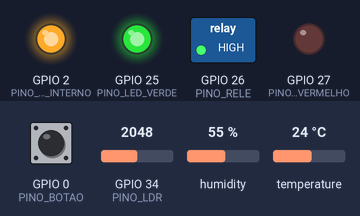
Bench run of a program on a simulated ESP32. Shown: switched loads named in the program (green lamp = pin HIGH), output pins drawn as LEDs (lit = HIGH). Inputs (shaded band) come from the test bench; at power-on: GPIO 0 (PINO_BOTAO) HIGH, GPIO 34 (PINO_LDR) = 2048, humidity 55 %, temperature 24 °C. WiFi joins after 1.5 s; servers stay silent unless stated; uploads are accepted with an empty reply; what the program prints to the serial monitor is not drawn.

Above: at 3.2 s.
3.3 s: GPIO 0 (PINO_BOTAO) pulled LOW for 2.3 s
At 4.1 s:
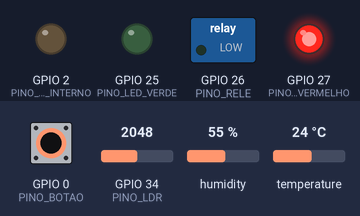
7.1 s: GPIO 0 (PINO_BOTAO) pulled LOW for 2.3 s
At 8.2 s:
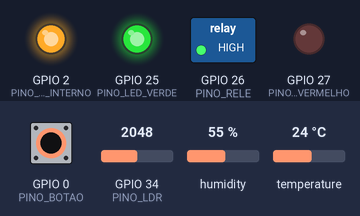
Timing chart, 0 to 10.1 s (numbered marks = the images above; inputs shaded):
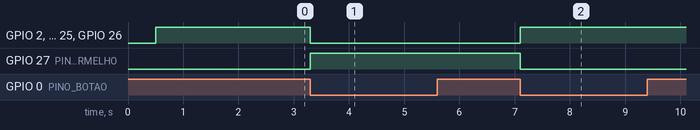

Measured:
- after the input at 3.3 s, GPIO 2 (PINO_LED_INTERNO), GPIO 25 (PINO_LED_VERDE), GPIO 26 (PINO_RELE): HIGH → LOW at once; GPIO 27 (PINO_LED_VERMELHO): LOW → HIGH at once
- after the input at 7.1 s, GPIO 2 (PINO_LED_INTERNO), GPIO 25 (PINO_LED_VERDE), GPIO 26 (PINO_RELE): LOW → HIGH at once; GPIO 27 (PINO_LED_VERMELHO): HIGH → LOW at once

The program:

main.cpp
```cpp
#include <WiFi.h>
#include <HTTPClient.h>
#include <ArduinoJson.h>
#include <DHT.h>
#include <ArduinoOTA.h>

// ============================================================================
// 1. CONFIGURAÇÕES DE REDE (SÓ MEXA AQUI SE O WI-FI OU O IP DO BACKEND MUDAR)
// ============================================================================
const char *ssid = "SENAI-DEV2";
const char *password = "desenvolvimento";

// Troque apenas o IP abaixo pelo IPv4 do PC onde o server.js estiver rodando:
const char *serverUrl = "http://192.168.0.103:3000/api/telemetria";

// Senha e nome para gravação sem cabo (OTA Local)
const char *otaHostname = "esp32-grupo07-mestre";
const char *otaPassword = "senai123";

// ============================================================================
// 2. PINAGEM DO HARDWARE (CONFORME SUA MONTAGEM)
// ============================================================================
#define PINO_DHT 4
#define PINO_LDR 34
#define PINO_BOTAO 0
#define PINO_LED_INTERNO 2
#define PINO_RELE 26
#define PINO_LED_VERDE 25
#define PINO_LED_VERMELHO 27

// Se o seu sensor DHT físico for o AZUL (DHT11), troque DHT22 por DHT11 abaixo:
DHT dht(PINO_DHT, DHT22);

// ============================================================================
// 3. VARIÁVEIS DE CONTROLE
// ============================================================================
volatile bool aulaAtiva = true;
volatile bool cliqueDetectado = false;
volatile unsigned long ultimaInterrupcao = 0;

unsigned long ultimoEnvio = 0;
unsigned long ultimoClique = 0;
unsigned long ultimaTentativaWifi = 0;

void atualizarSaidasFisicas();
void enviarTelemetria(bool comandoManual);
void configurarOTA();

// Interrupção instantânea quando você aperta o botão físico
void IRAM_ATTR aoPressionarBotao()
{
  unsigned long agora = millis();
  if (agora - ultimaInterrupcao > 250)
  {
    aulaAtiva = !aulaAtiva;
    cliqueDetectado = true;
    ultimaInterrupcao = agora;

    digitalWrite(PINO_LED_VERDE, aulaAtiva ? HIGH : LOW);
    digitalWrite(PINO_LED_VERMELHO, aulaAtiva ? LOW : HIGH);
    digitalWrite(PINO_LED_INTERNO, aulaAtiva ? HIGH : LOW);
    digitalWrite(PINO_RELE, aulaAtiva ? HIGH : LOW);
  }
}

void configurarOTA()
{
  ArduinoOTA.setHostname(otaHostname);
  ArduinoOTA.setPassword(otaPassword);

  ArduinoOTA.onStart([]() {
    Serial.println("\n[OTA] Iniciando atualizacao via Wi-Fi...");
  });
  ArduinoOTA.onEnd([]() {
    Serial.println("\n[OTA] Concluido! Reiniciando ESP32...");
  });
  ArduinoOTA.onError([](ota_error_t error) {
    Serial.printf("[OTA] Erro [%u]\n", error);
  });

  ArduinoOTA.begin();
  Serial.println("[OTA] Ativo na rede local (" + String(otaHostname) + ".local)");
}

// ============================================================================
// 4. INICIALIZAÇÃO (SETUP)
// ============================================================================
void setup()
{
  Serial.begin(115200);
  delay(500);
  dht.begin();

  pinMode(PINO_BOTAO, INPUT_PULLUP);
  pinMode(PINO_LED_INTERNO, OUTPUT);
  pinMode(PINO_RELE, OUTPUT);
  pinMode(PINO_LED_VERDE, OUTPUT);
  pinMode(PINO_LED_VERMELHO, OUTPUT);

  atualizarSaidasFisicas();
  attachInterrupt(digitalPinToInterrupt(PINO_BOTAO), aoPressionarBotao, FALLING);

  WiFi.mode(WIFI_STA);
  WiFi.begin(ssid, password);
  Serial.print("Conectando ao Wi-Fi");
  while (WiFi.status() != WL_CONNECTED)
  {
    delay(500);
    Serial.print(".");
  }
  Serial.println("\nConectado! IP do ESP32: " + WiFi.localIP().toString());

  configurarOTA();
}

// ============================================================================
// 5. LOOP PRINCIPAL
// ============================================================================
void loop()
{
  ArduinoOTA.handle();

  // Reconecta sozinho se o Wi-Fi cair
  if (WiFi.status() != WL_CONNECTED)
  {
    if (millis() - ultimaTentativaWifi > 5000)
    {
      ultimaTentativaWifi = millis();
      Serial.println("[WIFI] Conexao perdida! Tentando reconectar...");
      WiFi.disconnect();
      WiFi.reconnect();
    }
    return;
  }

  // Envia imediatamente se você apertou o botão físico
  if (cliqueDetectado)
  {
    cliqueDetectado = false;
    ultimoClique = millis();
    Serial.println("[BOTAO] Chave Geral pressionada -> " + String(aulaAtiva ? "AULA ATIVA" : "ENCERRADA"));
    enviarTelemetria(true);
    ultimoEnvio = millis();
  }

  // Lê os sensores e envia para o servidor a cada 2 segundos
  if (millis() - ultimoEnvio > 2000)
  {
    ultimoEnvio = millis();
    enviarTelemetria(false);
  }
}

void atualizarSaidasFisicas()
{
  digitalWrite(PINO_LED_VERDE, aulaAtiva ? HIGH : LOW);
  digitalWrite(PINO_LED_VERMELHO, aulaAtiva ? LOW : HIGH);
  digitalWrite(PINO_LED_INTERNO, aulaAtiva ? HIGH : LOW);
  digitalWrite(PINO_RELE, aulaAtiva ? HIGH : LOW);
}

// ============================================================================
// 6. LEITURA DOS SENSORES E COMUNICAÇÃO COM O BACKEND
// ============================================================================
void enviarTelemetria(bool comandoManual)
{
  float temp = dht.readTemperature();
  float umid = dht.readHumidity();
  int luzBruta = analogRead(PINO_LDR);
  int luzPorcentagem = map(luzBruta, 0, 4095, 0, 100);

  // Proteção contra falha de leitura do DHT (Bug Hunt - Teste 4)
  if (isnan(temp) || isnan(umid))
  {
    Serial.println("[AVISO] Falha ao ler DHT no GPIO 4 (NaN)! Usando valor seguro.");
    temp = 24.0;
    umid = 50.0;
  }

  // Mostra os valores dos sensores no Serial Monitor a cada 2 segundos
  Serial.printf("[SENSORES] Temp: %.1f C | Umid: %.1f %% | LDR: %d%% (ADC: %d) | Rele: %s\n",
                temp, umid, luzPorcentagem, luzBruta, aulaAtiva ? "LIGADO" : "DESLIGADO");

  // Define o nível de alerta
  String statusAlerta = "NORMAL";
  if (temp >= 35.0)
  {
    statusAlerta = "CRITICO";
  }
  else if (temp > 29.0)
  {
    statusAlerta = "ATENCAO";
  }

  HTTPClient http;
  http.setTimeout(800);
  http.begin(serverUrl);
  http.addHeader("Content-Type", "application/json");

  JsonDocument doc;
  doc["grupo_id"] = "grupo_07";
  doc["grupo"] = 7;
  doc["nome_subsistema"] = "Console_Mestre_Professor";
  doc["ip_local"] = WiFi.localIP().toString();
  doc["mac_address"] = WiFi.macAddress();
  doc["firmware_versao"] = "v1.1-OTA";
  doc["temperatura"] = temp;
  doc["umidade"] = umid;
  doc["variavel_principal_nome"] = "Luminosidade_Mesa_Pct";
  doc["variavel_principal_valor"] = luzPorcentagem;
  doc["rele_ativo"] = (bool)aulaAtiva;
  doc["modo_aula"] = aulaAtiva ? "ATIVA" : "ENCERRADA";
  doc["status_alerta"] = statusAlerta;
  doc["comando_fisico"] = comandoManual;

  String jsonString;
  serializeJson(doc, jsonString);

  int httpResponseCode = http.POST(jsonString);
  Serial.println("[HTTP] Resposta do servidor: " + String(httpResponseCode));

  // Recebe comando do Dashboard ("LIGAR" ou "PARAR")
  if (httpResponseCode > 0 && !comandoManual && (millis() - ultimoClique > 3000))
  {
    String resposta = http.getString();
    JsonDocument resDoc;
    deserializeJson(resDoc, resposta);

    String cmd = resDoc["comando"] | "NENHUM";
    if (cmd == "LIGAR" && !aulaAtiva)
    {
      aulaAtiva = true;
      atualizarSaidasFisicas();
      Serial.println("[SERVIDOR] Comando LIGAR recebido -> Rele LIGADO");
    }
    else if (cmd == "PARAR" && aulaAtiva)
    {
      aulaAtiva = false;
      atualizarSaidasFisicas();
      Serial.println("[SERVIDOR] Comando PARAR recebido -> Rele DESLIGADO");
    }
  }

  http.end();
}
```
